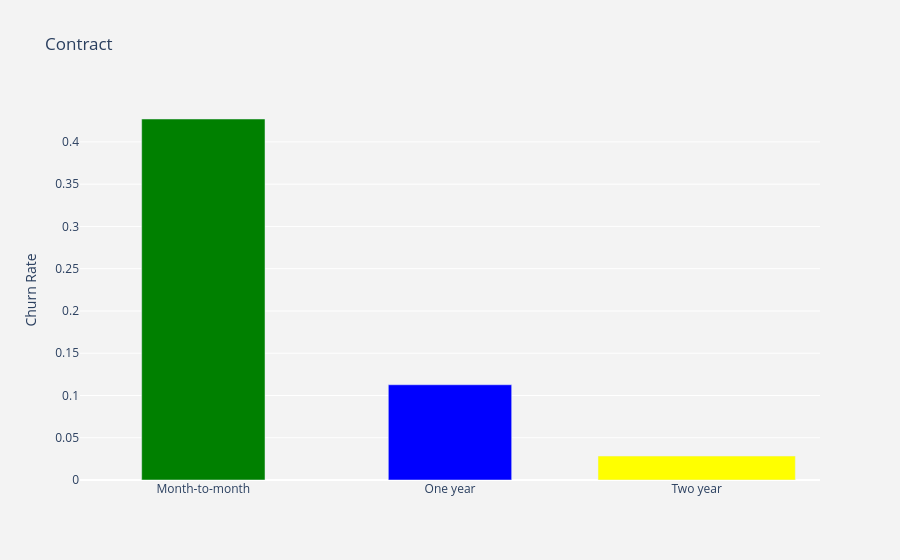

Here is the notebook cell this chart was saved with:
### Code cell
visualization_churn_rate('Contract')

### Figure 1 — Plotly figure (JSON) as saved in the notebook; plotly's stock layout.template omitted (floating-point values rounded to 4 significant figures)
{"data": [{"marker": {"color": ["green", "blue", "yellow"]}, "type": "bar", "width": [0.5, 0.5], "x": ["Month-to-month", "One year", "Two year"], "y": [0.4271, 0.1127, 0.02832]}], "layout": {"paper_bgcolor": "rgb(243,243,243)", "plot_bgcolor": "rgb(243,243,243)", "title": {"text": "Contract"}, "xaxis": {"type": "category"}, "yaxis": {"title": {"text": "Churn Rate"}}}}
